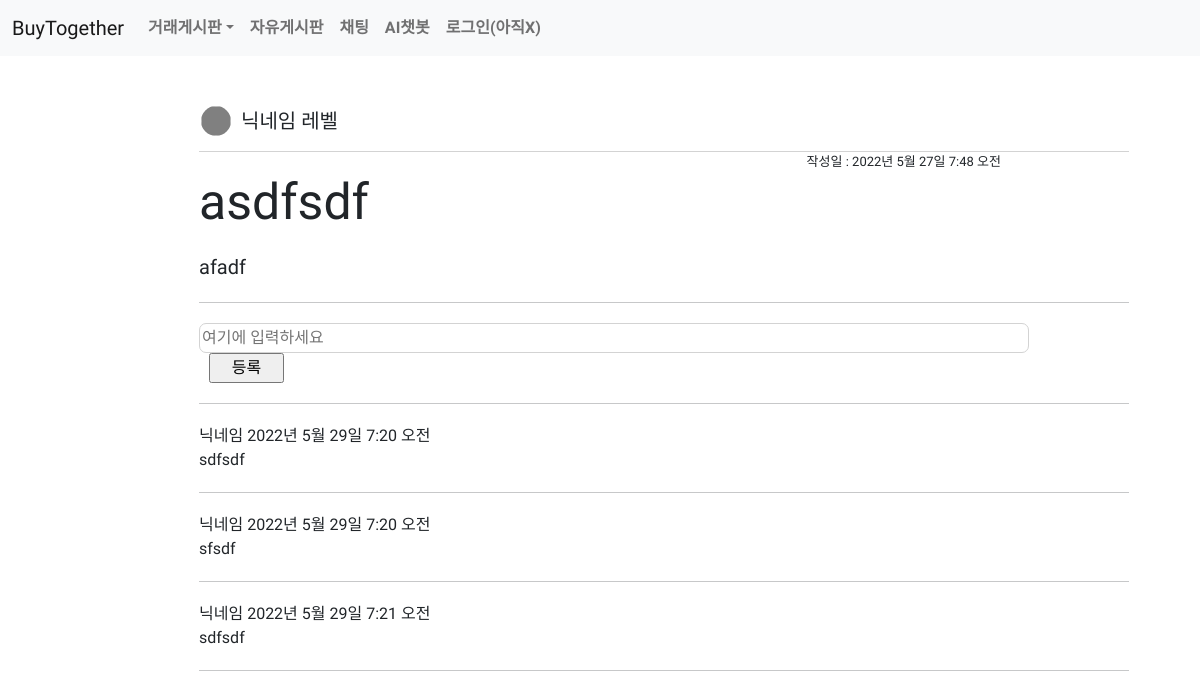
The page /freehome/freeDetail/2 on the database its author committed.
### freebd/models.py (models this page shows, shortened)
class Free(models.Model):
    title = models.CharField(max_length=200)
    body = models.TextField()
    writeDate = models.DateTimeField(auto_now_add=True)
    photo = models.ImageField(blank=True,null=True,upload_to='free_photo')

class Comment(models.Model):
    body = models.TextField()
    writeDate = models.DateTimeField(auto_now_add=True)
    freeId = models.ForeignKey(Free, on_delete=models.CASCADE)

### freebd/views.py (the view)
# urls.py: path('freeDetail/<int:free_id>', views.freedetail, name='freeDetail'),
def freedetail(request, free_id):
    detail = get_object_or_404(Free,pk=free_id)
    comment_form = CommentForm()
    return render(request,'freebd/detail.html',{'detail':detail,'comment_form':comment_form})

### freebd/forms.py
class CommentForm(forms.ModelForm):
	class Meta:
		model = Comment
		fields = ['body']
		widgets = {
			'body' : forms.TextInput(
				attrs={'style': 'width: 830px; height: 30px; border: 1px solid; border-color: lightgrey;border-radius: 7px 7px;', 'placeholder': '여기에 입력하세요'}
			),
		}

### templates/freebd/detail.html (shortened to what this page needs)
{% extends 'nav.html' %}
{% block content %}
<div class="container">
    <table style="width: 930px; border-bottom: 1px solid lightgrey;">
        <tr>
            <td style="width: 30px; padding: 0 0 15px 2px;"><img class="detail_lev"></td>
            <td style="font-size: 20px; text-align: left; padding-left: 10px; padding-bottom: 15px;">닉네임 레벨</td>
        </tr>
    </table>
    <div style="font-size: 13px; text-align: right;">작성일 : {{detail.writeDate}}</div>
    <h3 class="detail_title">{{detail.title}}</h3>
    <p style="word-wrap: break-word; font-size: 20px; margin: 20px 0;">{{detail.body}}</p>
    <hr style="width: 930px; margin: 20px 0;">
    <form method="POST" action="{% url 'create_comment' detail.id %}">
        {{comment_form.body}}
        <input type="submit" value="등록" style="width: 75px; margin-left: 10px;">
    </form>
    {% for comment in detail.comment_set.all %}
        <hr style="width: 930px; margin: 20px 0;">
        <span>닉네임</span> <span>{{comment.writeDate}}</span>
        <p>{{ comment.body }}</p>
    {% endfor %}
    <hr style="width: 930px; margin: 20px 0;">
</div>
{% endblock %}

### static/style.css (style rules this page uses)
.container { width: 900px; padding: 49px; margin-left: auto; margin-right: auto; }
.detail_lev { width: 30px; height: 30px; border-radius: 15px 15px; background-color: grey; display: flex; justify-content: center; align-items: center; }
.detail_title { font-size: 50px; margin: 0 0 0 0; }
.nav_body { font-family: 'Gowun Dodum', sans-serif; }

### rows shown on the page
Free: writeDate "2022년 5월 27일 7:48 오전", title "asdfsdf", body "afadf"
Comment: writeDate "2022년 5월 29일 7:20 오전", body "sdfsdf"
Comment: writeDate "2022년 5월 29일 7:20 오전", body "sfsdf"
Comment: writeDate "2022년 5월 29일 7:21 오전", body "sdfsdf"
